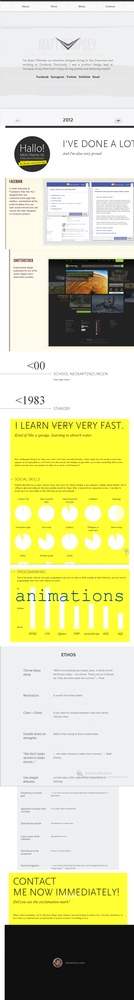
//> input picture cv_portfolio_website_look_jan5.jpg, 134 x 1000 px, shrunk from 805 x 6000 before the run
$ ./contour_find ../../../cv_portfolio_website_look_jan5.jpg 3 100 3 out.png   (built with g++ and OpenCV 4)
//> lines starting //> are read from the running program, lines starting //| are printed output that depends on the picture; after the words box and inside, x2 and y2 are one past the last pixel; in counts of white or black regions, pixels touching at a corner belong together
### binaries/source_files/contour_find/contour_find.hpp
#ifndef __NEW_H_INCLUDED__
#define __NEW_H_INCLUDED__

#include "opencv2/core/core.hpp"
#include <vector>

using namespace cv;

class ImgPiece {
  public:
	  Mat img;
	  int x1;
	  int y1;
	  int x2;
	  int y2;

	  ImgPiece(Mat I, int x_1, int y_1, int x_2, int y_2);

  private:
};

vector<ImgPiece> CutUpImageHorizontally(ImgPiece piece, int cons, int thres, int scan_rate);
vector<ImgPiece> CutUpImageVertically(ImgPiece piece, int cons, int thres, int scan_rate);

#endif // __NEW_H_INCLUDED__

### binaries/source_files/contour_find/contour_find.cpp
#include "opencv2/highgui/highgui.hpp"
#include "opencv2/core/core.hpp"
#include "opencv2/imgproc/imgproc.hpp"
#include <iostream>
#include <vector>
#include <string>
#include <stdlib.h>
#include <fstream>
#include "contour_find.hpp"
using namespace std;
using namespace cv;

// Usage: display_image ImageToLoadAndDisplay cons thres scan_rate output_file

Mat IMG;
Mat IMGP;
Mat IMGD;

vector<ImgPiece> CutUpImageHorizontally(ImgPiece piece, int cons, int thres, int scan_rate);
vector<ImgPiece> CutUpImageVertically(ImgPiece piece, int cons, int thres, int scan_rate);

ImgPiece::ImgPiece(Mat I, int x_1, int y_1, int x_2, int y_2){
  //set MyImage vars
  img = I;
  x1 = x_1;
  y1 = y_1;
  x2 = x_2;
  y2 = y_2;
}

Mat DrawBoxes(Mat I, vector<ImgPiece> img_pieces){
    for (int i = 0; i < img_pieces.size(); ++i)
    {
        rectangle( I,
           Point( img_pieces[i].x1, img_pieces[i].y1 ),
           Point( img_pieces[i].x2, img_pieces[i].y2),
           Scalar( 0, 0, 255 ),
           1);
    }
    return I;
}

Mat PreProc(Mat I){
//Binarize images and remove noise to make processing images easier

  // accept only char (ie. 8-bit) typ matrices, and are not continous
  CV_Assert(I.depth() == CV_8U);

  //change to black and white
  cvtColor(I, I, CV_RGB2GRAY);
  adaptiveThreshold(I, I,1000,1,0,81,14);

  //dilate to remove stray black pixels
  int size = 2;
  Mat element = getStructuringElement( MORPH_ELLIPSE,
      Size( size + 1 , size + 1 ),
      Point( size, size ) );
  dilate( I, I, element );

  //erode
  erode( I, I, element ); //enlarge black surface area

  return I;
}

Mat PreProcIntegral(Mat I){
    // Grey, adaptive threshold, dilate, erode, set whites to 0, black otherwise, integral
    // Binarize images and remove noise to make processing images easier
    uchar* p;

    // accept only char (ie. 8-bit) typ matrices, and are not continous
    CV_Assert(I.depth() == CV_8U);

    //change to black and white
    cvtColor(I, I, CV_RGB2GRAY);
    adaptiveThreshold(I, I,1000,1,0,81,14);

    //dilate to remove stray black pixels
    int size = 2;
    Mat element = getStructuringElement( MORPH_ELLIPSE,
      Size( size + 1 , size + 1 ),
      Point( size, size ) );
    dilate( I, I, element );

    //erode
    erode( I, I, element ); //enlarge black surface area

    // Step 2: Convert whie pixels to 0 and other pixels to 1
     for (int y = 0; y < I.rows; y++){
        p = I.ptr<uchar>(y);
        for (int x = 0; x < I.cols; x++){
            if (p[x] == 255){
                p[x] = 0;
            }
            else {
                p[x] = 1;
            }
        }
    }

    // Step 3: Integrate to compute cumulative sums
    integral(I, I);

    return I;
}

// [38 lines left out: functions SetWhite0Else1, SumArea, not called in this run]

int CountNonWhitePixelsInArea(Mat I, int x1, int y1, int x2, int y2){
// Computes pixel sum of a given range rectangle from position (x1, y1) to (x2, y2)
// Input requires integrated matrix

    int* top_row;
    int* bot_row;
    int top_l, top_r, bot_l, bot_r, sum;

    // Step 4: Get the required pixel values
    // Explaination: http://www.aishack.in/2010/07/integral-images/
    top_row = I.ptr<int>(y1);
    bot_row = I.ptr<int>(y2);
    top_l = top_row[x1];
    top_r = top_row[x2+1];
    bot_l = bot_row[x1];
    bot_r = bot_row[x2+1];

    // Step 5: Compute sum
    sum = bot_r + top_l - top_r - bot_l;

    return sum;
}

int CountNonWhitePixelsInAreaV2(Mat I, int x1, int y1, int x2, int y2){
// Computes pixel sum of a given range rectangle from position (x1, y1) to (x2, y2)
// Input requires integrated matrix

    I = IMGP;

    int* top_row;
    int* bot_row;
    int top_l, top_r, bot_l, bot_r, sum;

    // Step 4: Get the required pixel values
    // Explaination: http://www.aishack.in/2010/07/integral-images/
    top_row = I.ptr<int>(y1);
    bot_row = I.ptr<int>(y2);
    top_l = top_row[x1];
    top_r = top_row[x2+1];
    bot_l = bot_row[x1];
    bot_r = bot_row[x2+1];

    // Step 5: Compute sum
    sum = bot_r + top_l - top_r - bot_l;

    return sum;
}

vector<int> ComputeColumnRegions(Mat I, int cons, int thres, int scan_rate){
// Return a vector of locations of where columns with some black pixels change to columns with no black pixels
// Function dependencies: Mat SetWhite0Else1(Mat I), int SumArea(Mat I, int x1, int y1, int x2, int y2)

    vector<int> col_boundries;
    int x1, y1, x2, y2;
    int sum = 0;
    int saved_sum;
    uchar* p;


    for (int x = cons; x < I.cols; x+=scan_rate)
    {
        x1 = x - cons; //integration added an extra column and row
        x2 = x;
        y1 = 0;
        y2 = I.rows-1;

        saved_sum = sum;
        sum = CountNonWhitePixelsInArea(I, x1, y1, x2, y2);

        if (saved_sum > thres && sum == 0)
        {
            col_boundries.push_back(x1+1);
        }
    }
    return col_boundries;
}

// [16 lines left out: functions Display2Piece, DisplayPiece, not called in this run]

// vector<ImgPiece> CutUpImageVertically(vector<ImgPiece> img_pieces, int cons, int thres, int scan_rate){
vector<ImgPiece> CutUpImageVertically(ImgPiece piece, int cons, int thres, int scan_rate){
// Return a vector of locations of where columns with some black pixels change to columns with no black pixels
// Function dependencies: Mat SetWhite0Else1(Mat I), int SumArea(Mat I, int x1, int y1, int x2, int y2)

    int sum = 0;
    int saved_sum;
    vector<ImgPiece> img_pieces;
    vector<ImgPiece> more_pieces;
    vector<ImgPiece> temp_img_pieces;
    int shifting_pos, shifting_pos_end;
    int left, top, bottom;

    Mat I = piece.img;

    top = 0; //top of image
    bottom = I.rows-1; //bottom of image
    left = 0;

    for (int x = cons; x < I.cols; x+=scan_rate)
    {
        shifting_pos = x - cons;
        shifting_pos_end = x;

        saved_sum = sum;
        sum = CountNonWhitePixelsInAreaV2(I, piece.x1+shifting_pos, piece.y1, piece.x1+shifting_pos_end, piece.y2);
        // sum = CountNonWhitePixelsInArea(I, shifting_pos, top, shifting_pos_end, bottom);

        if (saved_sum == 0 && sum > thres){
            left = shifting_pos;
        }

        else if (saved_sum > thres && sum == 0)
        {
            //Cut current image 'I' into two pieces
            Mat new_piece = I(Range(top, bottom), Range(left, shifting_pos_end));

            //Create ImgPiece objects out of pieces and keep track of their positions
            ImgPiece a_new_piece(new_piece, piece.x1+left, piece.y1, piece.x1+shifting_pos_end, piece.y2);

            // DisplayPiece(a_new_piece);

            //Add all pieces to vector
            temp_img_pieces.push_back(a_new_piece);

            left = shifting_pos;
        }
    }
    if (temp_img_pieces.size() <= 1){
        img_pieces.push_back(piece);
    }
    else {
        for (int x = 0; x < temp_img_pieces.size(); ++x)
        {
            more_pieces = CutUpImageHorizontally(temp_img_pieces[x], cons, thres, scan_rate);
            img_pieces.insert(img_pieces.end(), more_pieces.begin(), more_pieces.end());
        }
    }
    return img_pieces;
}

vector<ImgPiece> CutUpImageHorizontally(ImgPiece piece, int cons, int thres, int scan_rate){
// Return a vector of locations of where columns with some black pixels change to columns with no black pixels
// Function dependencies: Mat SetWhite0Else1(Mat I), int SumArea(Mat I, int x1, int y1, int x2, int y2)

    int sum = 0;
    int saved_sum;
    vector<ImgPiece> img_pieces;
    vector<ImgPiece> more_pieces;
    vector<ImgPiece> temp_img_pieces;
    int shifting_pos, shifting_pos_end;
    int left, right, top;

    Mat I = piece.img;

    top = 0; //top of image
    left = 0;
    right = I.cols-1;


    for (int x = cons; x < I.rows; x+=scan_rate)
    {
        shifting_pos = x - cons;
        shifting_pos_end = x;

        saved_sum = sum;
        sum = CountNonWhitePixelsInAreaV2(I, piece.x1, piece.y1+shifting_pos, piece.x2, piece.y1+shifting_pos_end);
        // sum = CountNonWhitePixelsInArea(I, left, shifting_pos, right, shifting_pos_end);

        if (saved_sum == 0 && sum > thres){
            top = shifting_pos;
        }

        else if (saved_sum > thres && sum == 0)
        {
            //Cut current image 'I' into two pieces
            Mat new_piece = I(Range(top, shifting_pos_end), Range(left, right));

            //Create ImgPiece objects out of pieces and keep track of their positions
            ImgPiece a_new_piece(new_piece, piece.x1, piece.y1+top, piece.x2, piece.y1+shifting_pos_end);

            // DisplayPiece(a_new_piece);

            //Add all pieces to vector
            temp_img_pieces.push_back(a_new_piece);

            top = shifting_pos;
        }
    }
    if (temp_img_pieces.size() <= 1){
        img_pieces.push_back(piece);
    }
    else {
        for (int x = 0; x < temp_img_pieces.size(); ++x)
        {
            more_pieces = CutUpImageVertically(temp_img_pieces[x], cons, thres, scan_rate);
            img_pieces.insert(img_pieces.end(), more_pieces.begin(), more_pieces.end());
        }
    }
    return img_pieces;
}

int main( int argc, char** argv )
{
    if( argc != 6)
    {
     cout <<"Usage: display_image ImageToLoadAndDisplay cons thres scan_rate output_file" << endl;
     return -1;
    }

    Mat I;
    Mat wboxes;
    vector<int> col_boundries;
    vector<ImgPiece> img_pieces; //create vector of image pieces to store the divided parts of the image.
    Point pt1;
    Point pt2;
    int cons, thres, scan_rate;
    char* input_file;
    char* output_file;

    input_file = argv[1];
    cons = atoi(argv[2]);
    thres = atoi(argv[3]);
    scan_rate = atoi(argv[4]);
    output_file = argv[5];

    I = imread(input_file, CV_LOAD_IMAGE_COLOR);
//> I is the input picture: 1000 rows x 134 cols, CV_8UC3; mean B, G, R 171, 214, 214
    if (I.empty()){
        cout << "\nCannot open image!" << endl;
        exit(6);
    }

    IMG = PreProc( I);
//> in PreProc, `cvtColor(I, I, CV_RGB2GRAY);`:
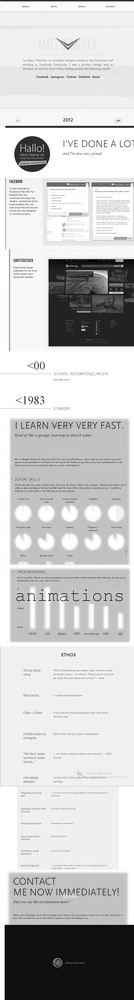
//> I: 1000 rows x 134 cols, CV_8UC1; min 0, max 255, mean 201
//> in PreProc, `adaptiveThreshold(I, I,1000,1,0,81,14);`:
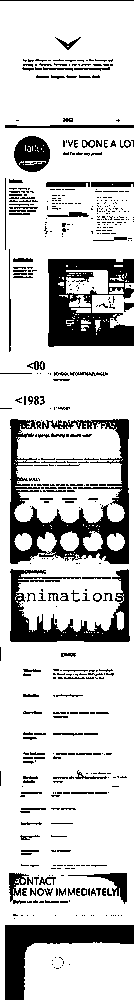
//> I: 1000 rows x 134 cols, CV_8UC1; 80.3% white; 514 black regions (383 under 20 px), largest, box (x1, y1, x2, y2) and area: (10, 419, 129, 564) 5955, (48, 259, 134, 347) 4893, (5, 925, 134, 1000) 3498
//> in PreProc, `erode( I, I, element );`:
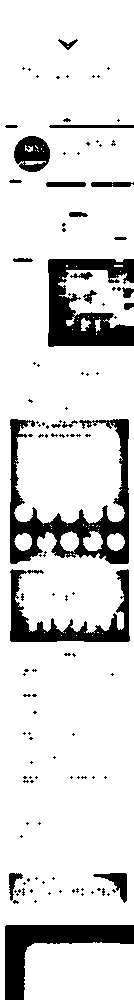
//> I: 1000 rows x 134 cols, CV_8UC1; 85.6% white; 123 black regions (100 under 20 px), largest, box (x1, y1, x2, y2) and area: (10, 419, 129, 564) 5110, (48, 259, 134, 347) 4293, (5, 925, 134, 1000) 3497
    IMGD = I;
    IMGP = PreProcIntegral(I);
//> in PreProcIntegral, `integral(I, I);`: I: 1001 rows x 135 cols, CV_32SC1; every value is 0

    col_boundries = ComputeColumnRegions(PreProcIntegral(I), cons, thres, scan_rate);

    for (int i = 0; i < col_boundries.size(); ++i)
    {
        pt1 = Point(col_boundries[i], 0);
        pt2 = Point(col_boundries[i], I.rows);
        line(I, pt1, pt2, Scalar( 0, 0, 255 ));
    }
//> this loop made 0 passes


    ImgPiece img_piece(PreProcIntegral(I), 0, 0, I.cols-1, I.rows-1); //create first piecie as whole image
    img_pieces = CutUpImageVertically(img_piece, cons, thres, scan_rate); // Initiate main program

    if (img_pieces.size() <= 1){
        img_pieces = CutUpImageHorizontally(img_piece, cons, thres, scan_rate);
    }

    wboxes = DrawBoxes(IMG, img_pieces);
//> the loop in DrawBoxes, `for (int i = 0; i < img_pieces.size(); ++i)` made 1 pass
//> after the loop in DrawBoxes, `for (int i = 0; i < img_pieces.size(); ++i)`:
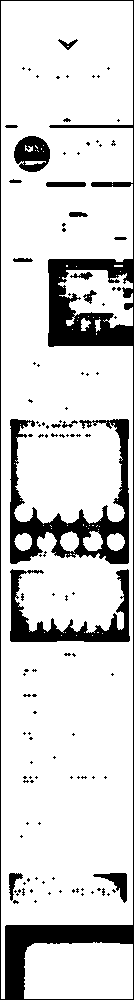
//> I: 1000 rows x 134 cols, CV_8UC1; 84% white; 118 black regions (100 under 20 px), largest, box (x1, y1, x2, y2) and area: (0, 0, 134, 1000) 10557, (10, 419, 129, 564) 5110, (10, 569, 130, 642) 2791
    imwrite(output_file, wboxes);

    return 0;
}
